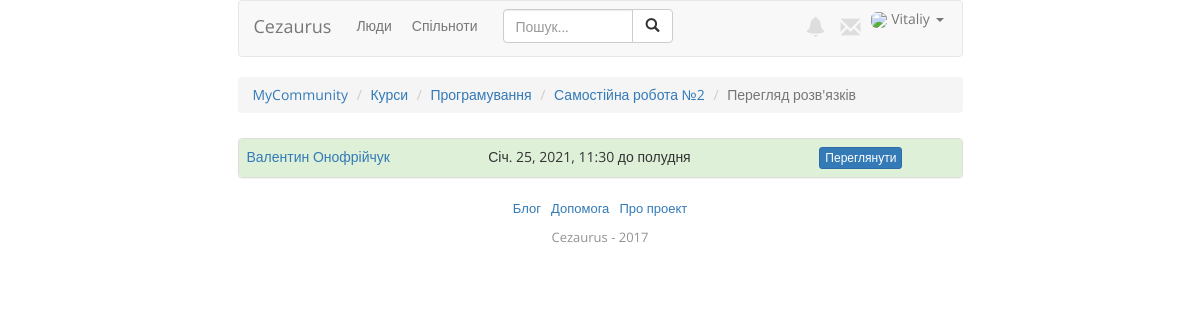
Screenshot of /c/1/courses/1/2/review/ (signed in) with the database file from the repository.
### communities/models.py (models this page shows, shortened)
class Community(models.Model):
    name = models.CharField(max_length=30)
    description = models.CharField(max_length=250, null=True, blank=True)
    administrators = models.ManyToManyField(User)
    invitation_code = models.CharField(null=True, blank=True, max_length=5)
    objects = CommunityManager()

### courser/models.py (models this page shows, shortened)
class Course(models.Model):
    name = models.CharField(max_length=40)
    description = models.CharField(max_length=80, null=True, blank=True)
    community = models.ForeignKey(Community, null=True, blank=True, on_delete=models.CASCADE)
    author = models.ForeignKey(User, on_delete=models.CASCADE)
    is_available = models.BooleanField(default=True)

class CourseStep(models.Model):
    LECTURE = 'L'
    DICTATION = 'D'
    TEST = 'T'
    INDEPENDENT_WORK = 'I'
    COURSE_STEP_TYPES = (
        (LECTURE, 'Лекція'),
        (DICTATION, 'Диктант'),
        (TEST, 'Тест'),
        (INDEPENDENT_WORK, 'Самостійна робота'))
    name = models.CharField(max_length=100)
    description = models.TextField(max_length=600, null=True, blank=True)
    course = models.ForeignKey(Course, related_name='get_steps', on_delete=models.CASCADE)
    step_type = models.CharField(choices=COURSE_STEP_TYPES, max_length=1)
    is_available = models.BooleanField(default=True)
    start_time = models.DateTimeField(null=True, blank=True)
    stop_time = models.DateTimeField(null=True, blank=True)
    sequence_number = models.IntegerField(default=1)

class AnswerFile(models.Model):
    CHECKED = 'C'  # перевірено
    TO_REVISION = 'R'  # відправлено на доопрацювання
    WAIT = 'W'  # очікує перевірки
    STATUS_TYPES = (
        (CHECKED, 'Перевірено'),
        (TO_REVISION, 'Відправлено на доопрацювання'),
        (WAIT, 'Очікує перевірки'),
    )
    independent_work = models.ForeignKey(IndependentWork, on_delete=models.CASCADE)
    user = models.ForeignKey(User, on_delete=models.CASCADE)
    file = models.FileField(upload_to='answers')
    date = models.DateTimeField(auto_now_add=True)
    status = models.CharField(choices=STATUS_TYPES, default=WAIT, max_length=3)
    comment = models.TextField(max_length=500, blank=True, null=True)

### courser/views.py (the view)
# urls.py: url(r'^c/(?P<c_id>\d+)/courses/(?P<cr_id>\d+)/(?P<s_id>\d+)/review/$', courser_views.review_independent_work,
@login_required()
def review_independent_work(request, c_id, cr_id, s_id):
    c = get_object_or_404(Community, id=c_id)
    this_course = get_object_or_404(Course, id=cr_id, community=c)
    this_step = get_object_or_404(CourseStep, id=s_id, course=this_course)
    answers = AnswerFile.objects.filter(independent_work=this_step.independentwork)
    if not request.user == this_course.author:
        return HttpResponseForbidden('Перегляди прислані файли може тільки власник курсу!')
    data = {
        'com': c,
        'step': this_step,
        'course': this_course,
        'answers': answers,
    }
    return render(request, 'courser/review_independent_work.html', data)

### profiler/models.py (called while the page is built)
    def get_picture(self):
        no_picture = 'http://i.imgur.com/CyZ1Gh3.png'
        try:
            filename = settings.MEDIA_ROOT + '/profile_pictures/' + self.user.username + '.jpg'
            picture_url = settings.MEDIA_URL + 'profile_pictures/' + self.user.username + '.jpg'
            if os.path.isfile(filename):
                return picture_url
            else:
                return no_picture
        except Exception as e:
            return no_picture

### templates/courser/review_independent_work.html (shortened to what this page needs)
{% extends 'base.html' %}
{% load static %}
{% block head %}
  <link rel="stylesheet" href="{% static 'css/community-style.css' %}">
{% endblock head %}
{% block body %}
<ol class="breadcrumb" style="margin-bottom:5px;">
  <li><a href="{% url 'community' c_id=com.id %}">{{ com.name }}</a></li>
  <li><a href="{% url 'courses' c_id=com.id %}">Курси</a></li>
  <li><a href="{% url 'course' c_id=com.id cr_id=course.id %}">{{ course.name }}</a></li>
  <li><a href="{% url 'course_step' c_id=com.id cr_id=course.id s_id=step.id%}">{{ step.name }}</a></li>
  <li class="active">Перегляд розв'язків</li>
</ol>
<div class="review-iw-block">
   <br>
   <div class="panel panel-default">
  <table class="table">
   {% for ans in answers %}
    <tr {% if ans.status == 'C' %}class="success"{% endif %}
        {% if ans.status == 'R' %}class="warning"{% endif %}>
        <td>
            <a href="{% url 'profile' username=ans.user.username %}" target="_blank">
                {{ ans.user.get_full_name }}
            </a>
        </td>
        <td>
            {{ ans.date }}
        </td>
        <td>
            <a href="{% url 'review_answer' a_id=ans.id %}">
            <button type="button" class="btn btn-primary btn-xs">Переглянути</button>
            </a>
        </td>
    </tr>
    {% empty %}
    <h4 style="text-align:center;">Ніхто нічого не надсилав...</h4>
    {% endfor %}
  </table>
</div>
</div>
{% endblock body %}

### templates/base.html (shortened to what this page needs)
{% load static %}
<!DOCTYPE html>
<html lang="ru">
  <head>
    <link href="{% static 'css/bootstrap.min.css' %}" rel="stylesheet">
    <link href="{% static 'css/master-style.css' %}" rel="stylesheet">
    {% block head %}
    {% endblock %}
  </head>
  <body>
  <div class="container">
  <div class="header">
  <nav class="navbar navbar-default">
    <div class="container-fluid">
      <div class="navbar-header">
        <a class="navbar-brand" href="{% url 'index' %}">Cezaurus</a>
      </div>
      {% if user.is_authenticated %}
      <div class="collapse navbar-collapse" id="bs-example-navbar-collapse-1">
        <ul class="nav navbar-nav nav-links">
          <li><a href="{% url 'people' %}">Люди</a></li>
          <li><a href="{% url 'all_communities' %}">Спільноти</a></li>
        </ul>
        <form class="navbar-form navbar-left" action="{% url 'search' %}" method="get">
          <div class="input-group" style="width:170px">
            <input class="form-control" name="q" placeholder="Пошук..." autocomplete="off" type="text">
            <span class="input-group-btn">
            <button class="btn btn-default" type="submit">
              <span class="glyphicon glyphicon-search"></span>
            </button>
            </span>
          </div>
        </form>
        <ul class="nav navbar-nav navbar-right">
          <li>
            <a href="#" style="padding: 15px 10px 15px 10px;">
              <span class="glyphicon glyphicon-bell header-glyph" aria-hidden="true"></span>
            </a>
          </li>
          <li>
            <a href="#" style="padding: 15px 5px 15px 5px;">
              <span class="glyphicon glyphicon-envelope header-glyph" aria-hidden="true"></span>
            </a>
          </li>
          <li class="dropdown">
            <a href="#" class="dropdown-toggle header-link-profile" data-toggle="dropdown" role="button" aria-haspopup="true" aria-expanded="false" style="padding-bottom:10px;">
            <img src="{{ user.profile.get_picture }}" class="header-photo">
            {{ user.first_name }} <span class="caret"></span></a>
          </li>
        </ul>
      </div>
      {% endif %}
    </div>
  </nav>
  </div>
  <div class="content">
    {% block body %}
    {% endblock body %}
  </div>
  <div class="footer">
    <ul>
      <li>
        <a href="#">Блог&nbsp;</a>
      </li>
      <li>
        <a href="#">&nbsp;Допомога&nbsp;</a>
      </li>
      <li>
        <a href="#">&nbsp;Про проект </a>
      </li>
    </ul>
    <div class="footer-name">Cezaurus - 2017</div><br>
  </div>
  </div>
  </body>
</html>

### static/css/master-style.css (style rules this page uses)
body { font-family: 'Open Sans', sans-serif; }
.container { max-width: 755px; }
.header-glyph { font-size: 20px; color: #dddddd; }
.header-photo { max-width: 35px; max-height: 35px; border-radius: 6px; }
.nav-links > li > a { padding-left: 10px; padding-right: 10px; }
ul.nav.navbar-nav.navbar-right li.dropdown a.dropdown-toggle.header-link-profile { padding-top: 8px; padding-right: 3px; padding-left: 6px; }
.footer { margin-top: 20px; }
.footer > ul { clear: both; list-style: none; text-align: center; padding-left: 0; }
.footer > ul > li { display: inline; font-size: 13px; }
.footer-name { font-size: 13px; color: #939393; text-align: center; }

### rows the page displays
Community: name "MyCommunity"
Course: name "Програмування"
CourseStep: name "Самостійна робота №2"
AnswerFile: user.get_full_name "Валентин Онофрійчук", date "Січ. 25, 2021, 11:30 до полудня"

### other values shown
{{ user.first_name }} "Vitaliy"
